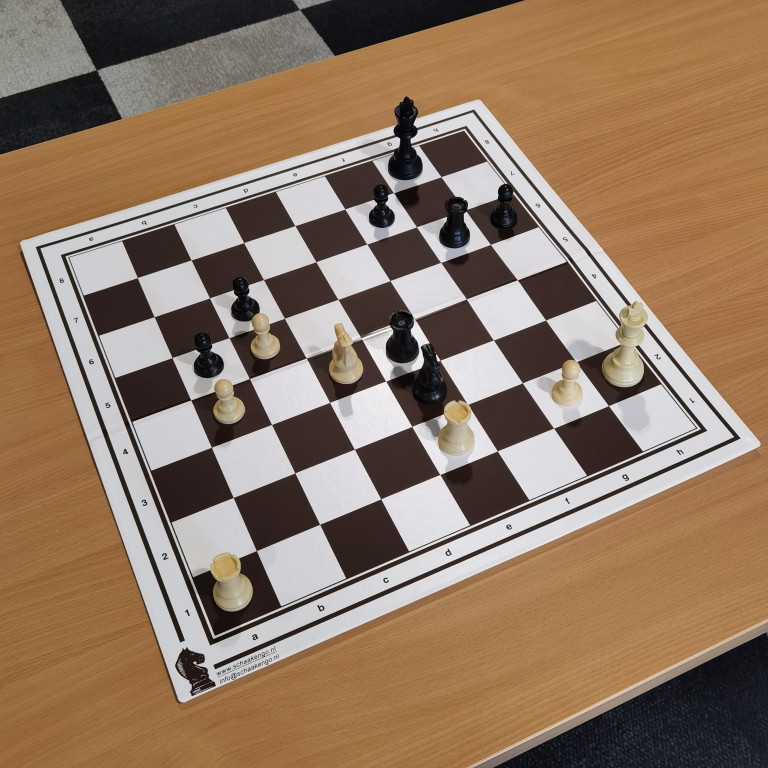
#> input picture images/G000_IMG062.jpg, 3072 x 3072 px (shown at 1/4 size); its folder holds 5 pictures in this run
$ jupyter execute --allow-errors chess-recognition-pipeline.ipynb
#> lines starting #> are read from the running program, lines starting #| are printed output that depends on the picture; after the words box and inside, x2 and y2 are one past the last pixel; in counts of white or black regions, pixels touching at a corner belong together
#> further down, image is the input picture: shape (3072, 3072, 3); mean B, G, R 99.5, 120.5, 144.4
### src/our_chessboard_detection.py
import os
import cv2
import numpy as np
import matplotlib.pyplot as plt

# Params
margin = 50
side = 512
square_size = (side - 2 * margin) // 8

# [19 lines left out: functions read_image, adjust_gamma, not called in this run]


def apply_filters(image, show=False):
    # Convert to grayscale
#> called with show = True
    gray_image = cv2.cvtColor(image, cv2.COLOR_BGR2GRAY)
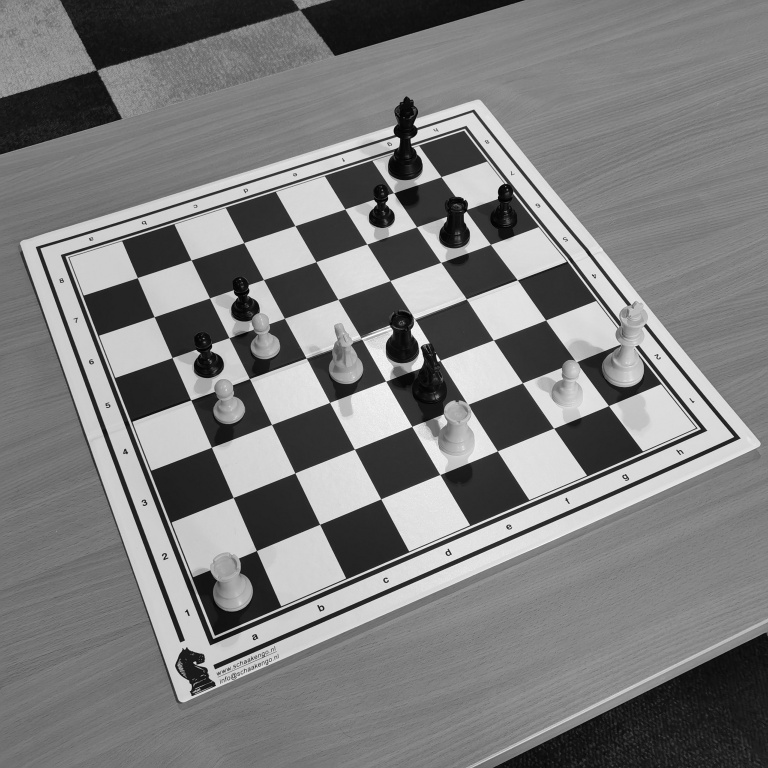
#> gray_image: shape (3072, 3072) (shown at 1/4 size); min 0, max 255, mean 125.3

    # Gaussian blur
    blurred = cv2.GaussianBlur(gray_image, (5, 5), 0)

    # Apply Canny filter
    image_canny = cv2.Canny(gray_image, 50, 200)
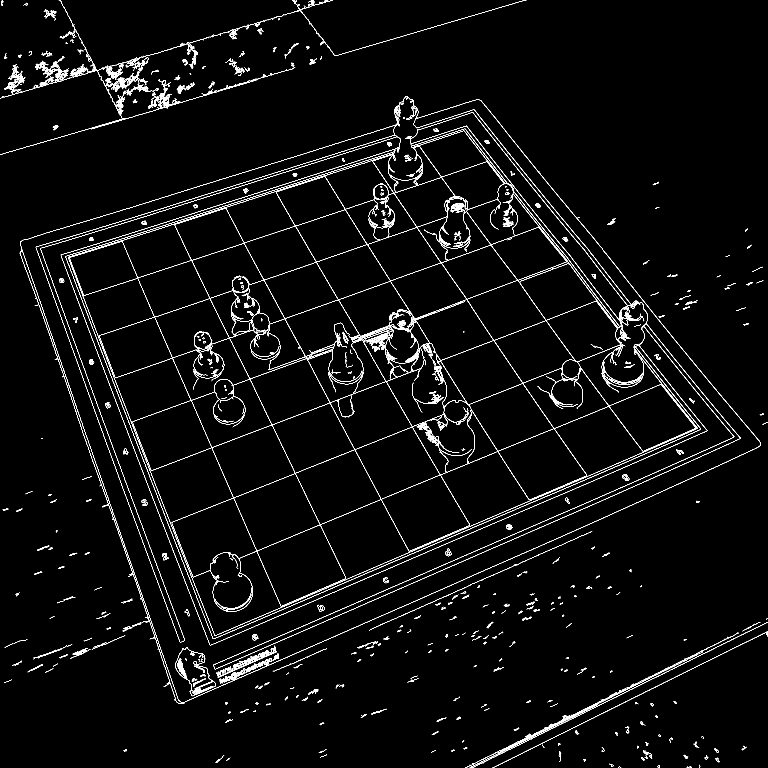
#> image_canny: shape (3072, 3072) (shown at 1/4 size); 1.8% white in thin lines or dots

    # Darken the image
    image_dark = adjust_gamma(image, 0.2)
#> in adjust_gamma, `return cv2.LUT(image, table)`:
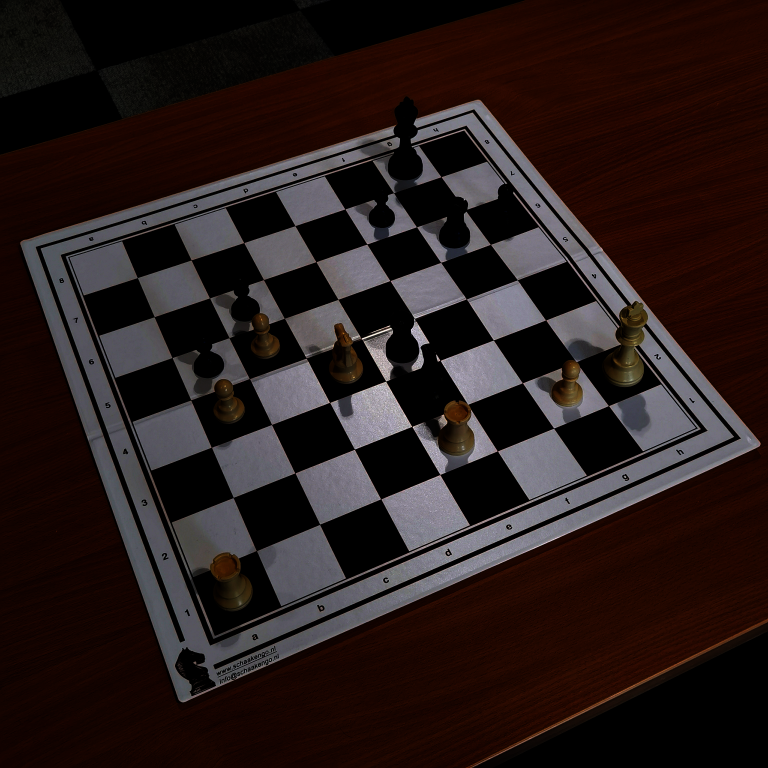
#> returned value: shape (3072, 3072, 3) (shown at 1/4 size); mean of channels 0, 1, 2 27, 28, 39.5; drawn as B, G, R
    gray_dark = cv2.cvtColor(image_dark, cv2.COLOR_BGR2GRAY)
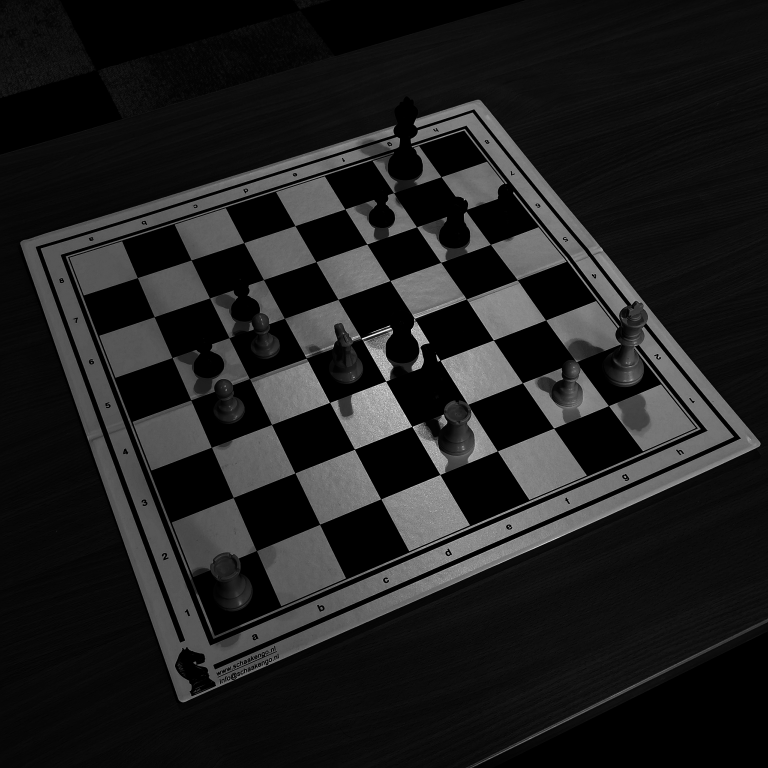
#> gray_dark: shape (3072, 3072) (shown at 1/4 size); min 0, max 255, mean 31.3
    blurred_dark = cv2.GaussianBlur(gray_dark, (11, 11), 0)
    image_canny_dark = cv2.Canny(blurred_dark, 0, 140)
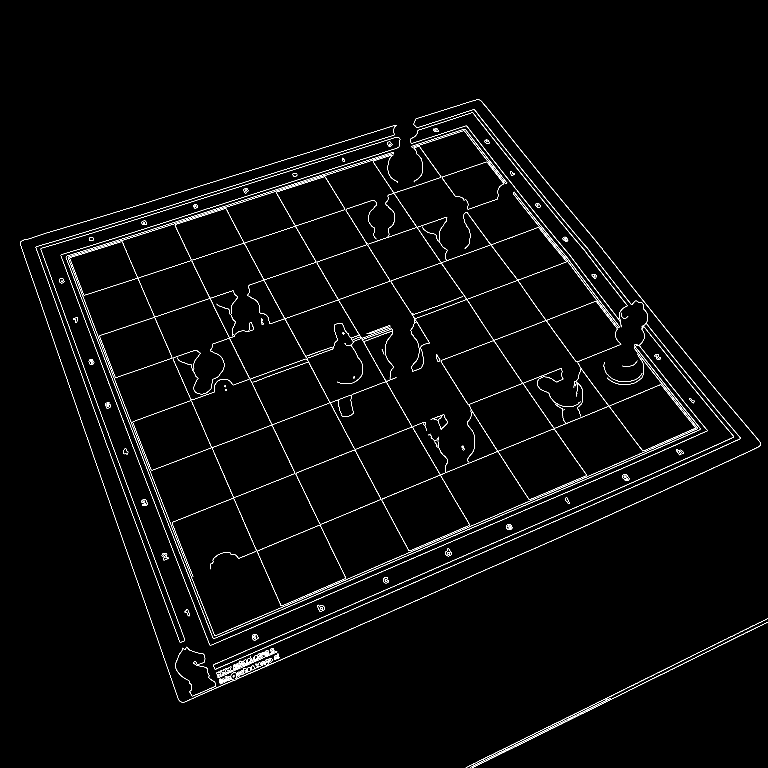
#> image_canny_dark: shape (3072, 3072) (shown at 1/4 size); 1% white in thin lines or dots, all inside (x1, y1, x2, y2) = (81, 398, 3072, 3072)

    if show:

        # Create subplots and disable axes individually
        fig, axes = plt.subplots(1, 4, figsize=(20, 8))
        axes[0].imshow(cv2.cvtColor(image, cv2.COLOR_BGR2RGB))
        axes[0].set_title('Original Image')
        axes[0].axis('off')  # Turn off axis for this subplot
        axes[1].imshow(cv2.cvtColor(image_canny, cv2.COLOR_GRAY2RGB))
        axes[1].set_title('Canny Image')
        axes[1].axis('off')  # Turn off axis for this subplot
        axes[2].imshow(cv2.cvtColor(gray_dark, cv2.COLOR_GRAY2RGB))
        axes[2].set_title('Dark Gray Image')
        axes[2].axis('off')  # Turn off axis for this subplot
        axes[3].imshow(cv2.cvtColor(image_canny_dark, cv2.COLOR_GRAY2RGB))
        axes[3].set_title('Dark Canny Image')
        axes[3].axis('off')  # Turn off axis for this subplot
        # Adjust space between subplots
        plt.subplots_adjust(hspace=0.3, wspace=0.3)
        # Show the plot
        plt.show()

    return {
        'original_image': image,
        'gray_image': gray_image,
        'blurred': blurred,
        'image_canny': image_canny,
        'image_dark': image_dark,
        'gray_dark': gray_dark,
        'blurred_dark': blurred_dark,
        'image_canny_dark': image_canny_dark
    }


def get_contours(image = {}, show = False, kernel_size = (5, 5), kernel_usage = False, iterations = 1):


    contours, _ = cv2.findContours(image['image_canny_dark'], cv2.RETR_TREE, cv2.CHAIN_APPROX_SIMPLE)
    contours = sorted(contours, key=cv2.contourArea, reverse=True)

    if kernel_usage:
        kernel = cv2.getStructuringElement(cv2.MORPH_RECT, kernel_size)
        closed = cv2.morphologyEx(image['image_canny_dark'], cv2.MORPH_CLOSE, kernel, iterations = iterations)
        contours, _ = cv2.findContours(closed, cv2.RETR_TREE, cv2.CHAIN_APPROX_SIMPLE)
        contours = sorted(contours, key=cv2.contourArea, reverse=True)

    # Optional: draw all contours to debug
    image_with_contours = image['original_image'].copy()
    cv2.drawContours(image_with_contours, contours, -1, (0, 255, 0), 4)


    squares = []
    max_area = 0
    major_approx = None

    for cnt in contours:
        epsilon = 0.05 * cv2.arcLength(cnt, True)
        approx = cv2.approxPolyDP(cnt, epsilon, True)
        if len(approx) == 4 and cv2.isContourConvex(approx):
            area = cv2.contourArea(cnt)
            squares.append((area, approx))
            if area > max_area:
                max_area = area
                major_approx = approx

    # Sort all squares by area (largest to smallest)
    squares = sorted(squares, key=lambda x: x[0], reverse=True)

    if show:
        # Draw the detected square
        image_detected = image['original_image'].copy()
        cv2.drawContours(image_detected, [major_approx], -1, (0, 0, 255), 10)
        # Show result
        plt.figure(figsize=(10, 5))
        plt.subplot(121), plt.imshow(cv2.cvtColor(image_with_contours, cv2.COLOR_BGR2RGB)), plt.title("All Contours")
        plt.axis("off")

        plt.subplot(122), plt.imshow(cv2.cvtColor(image_detected, cv2.COLOR_BGR2RGB)), plt.title("Detected Square")
        plt.axis("off")
        plt.show()

    return squares


def order_points(pts):
    """
    Orders 4 points in the order: top-left, top-right, bottom-right, bottom-left
    """
    rect = np.zeros((4, 2), dtype="float32")
    s = pts.sum(axis=1)
    diff = np.diff(pts, axis=1)

    rect[0] = pts[np.argmin(s)]        # Top-left
    rect[2] = pts[np.argmax(s)]        # Bottom-right
    rect[1] = pts[np.argmin(diff)]     # Top-right
    rect[3] = pts[np.argmax(diff)]     # Bottom-left

    return rect

def rotate_and_crop(image=None, square=None, side=512, show=False):
    """
    Applies a perspective warp to the region defined by `square` in the `image`.

    Parameters:
    - image: dictionary with key 'original_image' containing the BGR image (np.ndarray)
    - square: array-like of 4 (x, y) points
    - side: output size in pixels (square)
    - show: if True, displays the original and warped images with corner labels

    Returns:
    - warped image
    - 3x3 homography matrix used
    """
    # Step 1: Ensure square is reshaped and ordered
    pts = order_points(np.array(square).reshape(4, 2))

    # Step 2: Define the destination points
    dst = np.array([
        [0, 0],
        [side - 1, 0],
        [side - 1, side - 1],
        [0, side - 1]
    ], dtype="float32")

    # Step 3: Compute the homography
    M = cv2.getPerspectiveTransform(pts, dst)

    # Step 4: Warp the image
    warped = cv2.warpPerspective(image['original_image'], M, (side, side))

    # Step 5: Optional visualization
    if show:
        debug_img = image['original_image'].copy()
        for i, (x, y) in enumerate(pts):
            cv2.circle(debug_img, (int(x), int(y)), 5, (0, 255, 0), -1)
            cv2.putText(debug_img, f'{i}', (int(x), int(y) - 10),
                        cv2.FONT_HERSHEY_SIMPLEX, 0.5, (255, 0, 0), 1)

        fig, axes = plt.subplots(1, 2, figsize=(12, 6))
        axes[0].imshow(cv2.cvtColor(debug_img, cv2.COLOR_BGR2RGB))
        axes[0].set_title('Original with Points')
        axes[0].axis('off')
        axes[1].imshow(cv2.cvtColor(warped, cv2.COLOR_BGR2RGB))
        axes[1].set_title('Warped (Rotated + Cropped)')
        axes[1].axis('off')
        plt.tight_layout()
        plt.show()

    return warped, M

def count_black_pixels(image, corner, radius, debug=False):
    """
    Count the number of black pixels in a given radius around a specified corner.
    """
    x, y = corner
    # Crop a region around the corner within the radius
    x_start = max(0, x)
    y_start = max(0, y)
    x_end = min(image.shape[1], x_start + 2*radius)
    y_end = min(image.shape[0], y_start + 2*radius)

    gray_image = cv2.cvtColor(image, cv2.COLOR_BGR2GRAY)
    roi = image[y_start:y_end, x_start:x_end]

    black_pixels = np.sum(roi < 150)  # Threshold to detect black pixels (near zero intensity)
    return black_pixels

def rotate_board(image, angle):
    """
    Rotate the image around the center by the specified angle.
    """
    center = (image.shape[1] // 2, image.shape[0] // 2)
    rotation_matrix = cv2.getRotationMatrix2D(center, angle, 1.0)
    (h, w) = image.shape[:2]
    # Calculate the new size of the rotated image
    new_w = int(w * np.abs(rotation_matrix[0, 0]) + h * np.abs(rotation_matrix[0, 1]))
    new_h = int(h * np.abs(rotation_matrix[0, 0]) + w * np.abs(rotation_matrix[0, 1]))

    # Adjust the rotation matrix to ensure the image fits within the new size
    rotation_matrix[0, 2] += (new_w - w) / 2
    rotation_matrix[1, 2] += (new_h - h) / 2

    rotated_image = cv2.warpAffine(image, rotation_matrix, (new_w, new_h))
    return rotated_image, rotation_matrix

def align_board(image, radius=20, angle_step=1, show=False):
    """
    Rotate the image to find the best angle where the bottom-left corner contains the most black pixels.
    Visualizes the region being analyzed during the process.
    """
    max_black_pixels = 0
    best_angle = 0

    corner = (0, 512 - 2 * radius)

    for angle in range(0, 360, angle_step):
        rotated_image, M = rotate_board(image, angle)
        print('Angle')
        print(angle)

        # Get region coordinates
        x, y = corner
        x_start = max(0, x)
        y_start = max(0, y)
        x_end = min(rotated_image.shape[1], x_start + 2*radius)
        y_end = min(rotated_image.shape[0], y_start + 2*radius)

        black_pixels = count_black_pixels(rotated_image, corner, radius)
        print('Px Count')
        print(black_pixels)
        if black_pixels > max_black_pixels:
            max_black_pixels = black_pixels
            best_angle = angle

        if show:
            # Draw rectangle showing the region being analyzed
            display_image = rotated_image.copy()
            cv2.rectangle(display_image, (x_start, y_start), (x_end, y_end), (0, 255, 0), 2)

            plt.figure(figsize=(10, 6))
            plt.imshow(cv2.cvtColor(display_image, cv2.COLOR_BGR2RGB))
            plt.title(f"Angle: {angle} degrees")
            plt.axis('off')
            plt.show()

    # Rotate to best angle
    final_rotated_image, M = rotate_board(image, best_angle)

    if show:
        plt.figure(figsize=(10, 6))
        plt.imshow(cv2.cvtColor(final_rotated_image, cv2.COLOR_BGR2RGB))
        plt.title(f"Best Angle: {best_angle} degrees")
        plt.axis('off')
        plt.show()

    return final_rotated_image, M

# [54 lines left out: function inverse_rotate_crop, not called in this run]


def chesboard_grids(warped_image, show = False):
    img_grid = warped_image.copy()

    for i in range(9):
        x = margin + i * square_size
        cv2.line(img_grid, (x, margin), (x, margin + 8 * square_size), (0, 255, 0), 2)

    # Draw horizontal lines
    for i in range(9):
        y = margin + i * square_size
        cv2.line(img_grid, (margin, y), (margin + 8 * square_size, y), (0, 255, 0), 2)

    if show:
        plt.figure(figsize=(10,5))
        plt.imshow(cv2.cvtColor(img_grid, cv2.COLOR_BGR2RGB))
        plt.title('Image with grid')
        plt.axis('off')
        plt.show()

    return img_grid


# [32 lines left out: function display_chessboard_squares, not called in this run]


def adjust_gamma(image, gamma=1.0):
    inv_gamma = 1.0 / gamma
    table = np.array([((i / 255.0) ** inv_gamma) * 255 for i in range(256)]).astype("uint8")
    return cv2.LUT(image, table)

def adjust_contrast(image, alpha=1.5, beta=0):
    adjusted = cv2.convertScaleAbs(image, alpha=alpha, beta=beta)
    return adjusted

def normalize_white_pieces(square_rgb):
    hsv = cv2.cvtColor(square_rgb, cv2.COLOR_RGB2HSV)
    h, s, v = cv2.split(hsv)
    mask = (
        (h >= 15) & (h <= 45) &
        (s >= 15) & (s <= 200) &
        (v >= 100) & (v <= 240)
    )
    hsv[mask] = (30, 180, 200)
    return cv2.cvtColor(hsv, cv2.COLOR_HSV2RGB)

def display_chessboard_squares(warped, gamma=1.5, show= False):
    img_grid = warped.copy()
    squares = []

    for row in range(8):
        for col in range(8):
            x1 = margin + col * square_size
            y1 = margin + row * square_size
            x2 = x1 + square_size
            y2 = y1 + square_size

            square = warped[y1:y2, x1:x2]
            square_rgb = cv2.cvtColor(square, cv2.COLOR_BGR2RGB)
            image_light = adjust_gamma(square_rgb, gamma)
            image_norm = normalize_white_pieces(image_light)
            image_contrast = adjust_contrast(image_norm, alpha=1.3, beta=0)
            image_filtered = cv2.medianBlur(image_contrast, 5)
            squares.append(image_filtered)

    fig, axes = plt.subplots(8, 8, figsize=(10, 10))
    for i, ax in enumerate(axes.flatten()):
        ax.imshow(squares[i])
        ax.axis('off')
        ax.set_title(f"{i}", fontsize=10)

    if show:
        plt.subplots_adjust(wspace=0.5, hspace=0.5)
        plt.show()

    return squares

def check_piece_at_center(square, black_piece=(45, 45, 45), white_piece=(255, 252, 94), atol=50):
    # Flatten and calculate average color around center for initial classification
    center_x = square.shape[1] // 2
    center_y = square.shape[0] // 2
    crop_size = 3
    crop_x1 = max(center_x - crop_size // 2, 0)
    crop_y1 = max(center_y - crop_size // 2, 0)
    crop_x2 = min(center_x + crop_size // 2 + 1, square.shape[1])
    crop_y2 = min(center_y + crop_size // 2 + 1, square.shape[0])
    cropped_region = square[crop_y1:crop_y2, crop_x1:crop_x2]
    avg_color = np.mean(cropped_region, axis=(0, 1))

    # Determine expected color
    if np.allclose(avg_color, white_piece, atol=atol):
        target_color = white_piece
        label = "WHITE"
    elif np.allclose(avg_color, black_piece, atol=atol):
        target_color = black_piece
        label = "BLACK"
    else:
        return "EMPTY", None

    # Find all pixels in the square close to the target color
    mask = np.all(np.isclose(square, target_color, atol=atol), axis=-1)
    ys, xs = np.where(mask)

    if len(xs) == 0 or len(ys) == 0:
        return label, None  # No matching pixels found

    xmin = int(np.min(xs))
    xmax = int(np.max(xs))
    ymin = int(np.min(ys))
    ymax = int(np.max(ys))

    return label, (xmin, ymin, xmax, ymax)

def process_chessboard(squares):
    board_matrix = np.zeros((8, 8))
    white_count = 0
    black_count = 0
    piece_coords = []

    for i in range(8):
        for j in range(8):
            square = squares[i * 8 + j]

            # Check the piece at the center of the square and get its local bounding box
            piece_type, local_box = check_piece_at_center(square)

            if piece_type in {"WHITE", "BLACK"}:
                board_matrix[i, j] = 1

                if piece_type == "WHITE":
                    white_count += 1
                elif piece_type == "BLACK":
                    black_count += 1

                if local_box is not None:
                    # Local coordinates within the square (no offset)
                    piece_coords.append({
                        "xmin": int(local_box[0]),
                        "ymin": int(local_box[1]),
                        "xmax": int(local_box[2]),
                        "ymax": int(local_box[3])
                    })

    # Output (optional)
    print("Board Matrix (8x8):")
    # Convert board_matrix into common array
    board_matrix = np.array(board_matrix, dtype=int)
    print(board_matrix)
    print(f"White pieces: {white_count}")
    print(f"Black pieces: {black_count}")
    total_pieces = white_count + black_count
    print(f"Total pieces: {total_pieces}")

    return board_matrix, piece_coords, total_pieces

# [94 lines left out: functions reverse_piece_coordinates, offset_piece_coords, not called in this run]

import json

from src.our_chessboard_detection import (read_image, apply_filters, get_contours,
                                      rotate_and_crop, align_board,chesboard_grids,
                                      process_chessboard, display_chessboard_squares,
                                      offset_piece_coords, reverse_piece_coordinates)

# [45 lines left out: functions process_image, generate_output, not called in this run]


import json

class CompactBoardJSONEncoder(json.JSONEncoder):
    def __init__(self, *args, **kwargs):
        kwargs['indent'] = 4  # Still keep overall formatting
        super().__init__(*args, **kwargs)

    # [8 lines left out: function encode, not called in this run]


# [3 lines that do not run on import are left out]

### chess-recognition-pipeline.ipynb
[cell 1]
import cv2
import numpy as np
import os
import math
from src.our_chessboard_detection import *
from matplotlib import pyplot as plt

dataDir = 'images/' # Change this, according to your images' directory path

[cell 2]
# Open image
image = cv2.imread(os.path.join(dataDir, 'G000_IMG062.jpg')) # Change this, according to your image's path
rgb = cv2.cvtColor(image, cv2.COLOR_BGR2RGB)
# cv2.imshow("Image", image)
# cv2.waitKey(0)
# cv2.destroyAllWindows()
plt.imshow(rgb)

### applying different filters

[cell 3]
filtered_images = apply_filters(image, True)
#> filtered_images = 8 items
#> (the rest of the program and of its run is left out)
